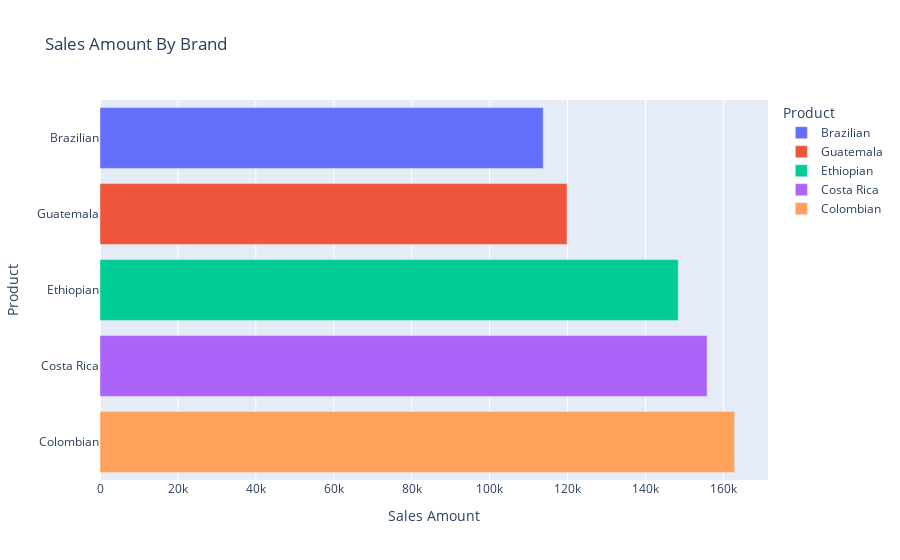

Notebook cell for this chart:
### Code cell
df_product.sort_values('Sales Amount', inplace=True)
px.bar(df_product, y='Product', x='Sales Amount', color='Product', title='Sales Amount By Brand')

### Figure 1 — Plotly figure (JSON) as saved in the notebook; plotly's stock layout.template omitted (floating-point values rounded to 4 significant figures)
{"data": [{"hovertemplate": "Product=%{y}<br>Sales Amount=%{x}<extra></extra>", "legendgroup": "Brazilian", "marker": {"color": "#636efa", "pattern": {"shape": ""}}, "name": "Brazilian", "orientation": "h", "showlegend": true, "textposition": "auto", "type": "bar", "x": [113760], "xaxis": "x", "y": ["Brazilian"], "yaxis": "y"}, {"hovertemplate": "Product=%{y}<br>Sales Amount=%{x}<extra></extra>", "legendgroup": "Guatemala", "marker": {"color": "#EF553B", "pattern": {"shape": ""}}, "name": "Guatemala", "orientation": "h", "showlegend": true, "textposition": "auto", "type": "bar", "x": [119875], "xaxis": "x", "y": ["Guatemala"], "yaxis": "y"}, {"hovertemplate": "Product=%{y}<br>Sales Amount=%{x}<extra></extra>", "legendgroup": "Ethiopian", "marker": {"color": "#00cc96", "pattern": {"shape": ""}}, "name": "Ethiopian", "orientation": "h", "showlegend": true, "textposition": "auto", "type": "bar", "x": [148410], "xaxis": "x", "y": ["Ethiopian"], "yaxis": "y"}, {"hovertemplate": "Product=%{y}<br>Sales Amount=%{x}<extra></extra>", "legendgroup": "Costa Rica", "marker": {"color": "#ab63fa", "pattern": {"shape": ""}}, "name": "Costa Rica", "orientation": "h", "showlegend": true, "textposition": "auto", "type": "bar", "x": [155820], "xaxis": "x", "y": ["Costa Rica"], "yaxis": "y"}, {"hovertemplate": "Product=%{y}<br>Sales Amount=%{x}<extra></extra>", "legendgroup": "Colombian", "marker": {"color": "#FFA15A", "pattern": {"shape": ""}}, "name": "Colombian", "orientation": "h", "showlegend": true, "textposition": "auto", "type": "bar", "x": [162880], "xaxis": "x", "y": ["Colombian"], "yaxis": "y"}], "layout": {"barmode": "relative", "legend": {"title": {"text": "Product"}, "tracegroupgap": 0}, "title": {"text": "Sales Amount By Brand"}, "xaxis": {"anchor": "y", "domain": [0, 1], "title": {"text": "Sales Amount"}}, "yaxis": {"anchor": "x", "categoryarray": ["Colombian", "Costa Rica", "Ethiopian", "Guatemala", "Brazilian"], "categoryorder": "array", "domain": [0, 1], "title": {"text": "Product"}}}}
